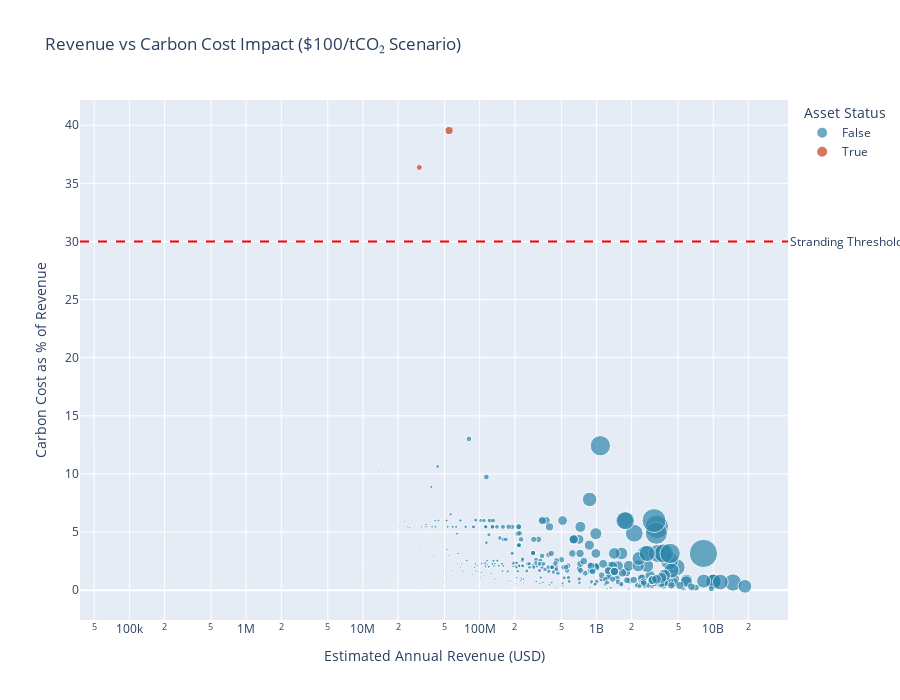

The code cell stored with this chart in its notebook:
### Markdown cell above
#### 2.2 Scatter: Revenue vs Carbon Cost Impact

### Code cell
# Interactive scatter showing profitability impact
fig4 = px.scatter(
    df_financial,
    x='estimated_revenue_usd',
    y='carbon_cost_pct_revenue_100',
    size='annual_emissions_t_co2e',
    color='underwater_at_100',
    hover_data=['source_name', 'iso3_country', 'parent_name', 'break_even_carbon_price'],
    title='Revenue vs Carbon Cost Impact ($100/tCO₂ Scenario)',
    labels={
        'estimated_revenue_usd': 'Estimated Annual Revenue (USD)',
        'carbon_cost_pct_revenue_100': 'Carbon Cost as % of Revenue',
        'underwater_at_100': 'Unprofitable at $100/t'
    },
    color_discrete_map={True: '#C73E1D', False: '#2E86AB'},
    height=700
)

# Add stranding threshold line
fig4.add_hline(
    y=30,
    line_dash='dash',
    line_color='red',
    annotation_text='Stranding Threshold (30%)',
    annotation_position='right'
)

fig4.update_xaxes(type='log')
fig4.update_layout(legend_title_text='Asset Status')

fig4.show()

### Figure 1 — Plotly figure (JSON) as saved in the notebook; plotly's stock layout.template omitted (floating-point values rounded to 4 significant figures; data arrays with more than 128 entries replaced by an {"elided": "..."} marker saying what was removed)
{"data": [{"customdata": {"elided": "599x4 mixed values"}, "hovertemplate": "Unprofitable at $100/t=False<br>Estimated Annual Revenue (USD)=%{x}<br>Carbon Cost as % of Revenue=%{y}<br>annual_emissions_t_co2e=%{marker.size}<br>source_name=%{customdata[0]}<br>iso3_country=%{customdata[1]}<br>parent_name=%{customdata[2]}<br>break_even_carbon_price=%{customdata[3]}<extra></extra>", "legendgroup": "False", "marker": {"color": "#2E86AB", "size": {"elided": "599 float values"}, "sizemode": "area", "sizeref": 6503.0, "symbol": "circle"}, "mode": "markers", "name": "False", "orientation": "v", "showlegend": true, "type": "scatter", "x": {"elided": "599 float values"}, "xaxis": "x", "y": {"elided": "599 float values"}, "yaxis": "y"}, {"customdata": [["El Salvador Mine", "CHL", "Codelco Corp", 75.87], ["Sepon Mine", "LAO", "Chifeng Jilong Gold Mining Co Ltd", 82.49]], "hovertemplate": "Unprofitable at $100/t=True<br>Estimated Annual Revenue (USD)=%{x}<br>Carbon Cost as % of Revenue=%{y}<br>annual_emissions_t_co2e=%{marker.size}<br>source_name=%{customdata[0]}<br>iso3_country=%{customdata[1]}<br>parent_name=%{customdata[2]}<br>break_even_carbon_price=%{customdata[3]}<extra></extra>", "legendgroup": "True", "marker": {"color": "#C73E1D", "size": [216400.0, 110600.0], "sizemode": "area", "sizeref": 6503.0, "symbol": "circle"}, "mode": "markers", "name": "True", "orientation": "v", "showlegend": true, "type": "scatter", "x": [54740000.0, 30400000.0], "xaxis": "x", "y": [39.54, 36.37], "yaxis": "y"}], "layout": {"annotations": [{"showarrow": false, "text": "Stranding Threshold (30%)", "x": 1, "xanchor": "left", "xref": "x domain", "y": 30, "yanchor": "middle", "yref": "y"}], "height": 700, "legend": {"itemsizing": "constant", "title": {"text": "Asset Status"}, "tracegroupgap": 0}, "shapes": [{"line": {"color": "red", "dash": "dash"}, "type": "line", "x0": 0, "x1": 1, "xref": "x domain", "y0": 30, "y1": 30, "yref": "y"}], "title": {"text": "Revenue vs Carbon Cost Impact ($100/tCO₂ Scenario)"}, "xaxis": {"anchor": "y", "domain": [0, 1], "title": {"text": "Estimated Annual Revenue (USD)"}, "type": "log"}, "yaxis": {"anchor": "x", "domain": [0, 1], "title": {"text": "Carbon Cost as % of Revenue"}}}}
